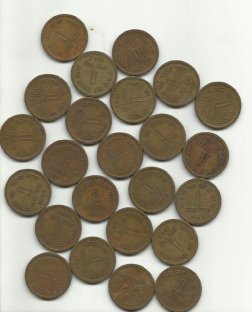
#> input picture homework2_pics/coins.png, 252 x 312 px, found by its file name
$ python problem4.py
#> lines starting #> are read from the running program, lines starting #| are printed output that depends on the picture; after the words box and inside, x2 and y2 are one past the last pixel; in counts of white or black regions, pixels touching at a corner belong together
import numpy as np
import cv2 as cv
from matplotlib import pyplot as plt
img = cv.imread('homework2_pics/coins.png')
#> img is the input picture: shape (312, 252, 3); mean B, G, R 136.3, 153.2, 161.4
gray = cv.cvtColor(img, cv.COLOR_BGR2GRAY)
ret, thresh = cv.threshold(gray, 0, 255, cv.THRESH_BINARY_INV+cv.THRESH_OTSU)
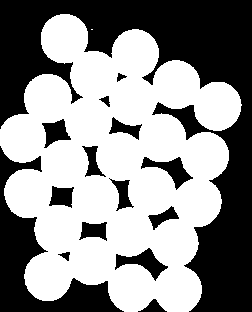
#> thresh: shape (312, 252); 55.9% white; 15 black regions, largest, box (x1, y1, x2, y2) and area: (0, 0, 252, 312) 24925, (0, 146, 124, 312) 5653, (115, 248, 168, 281) 657
#> ret = 162

# noise removal
kernel = np.ones((3, 3), np.uint8)
opening = cv.morphologyEx(thresh, cv.MORPH_OPEN, kernel, iterations=2)
#> opening: shape (312, 252); 55.9% white; 15 black regions, largest, box (x1, y1, x2, y2) and area: (0, 0, 252, 312) 24935, (0, 146, 124, 312) 5653, (115, 248, 168, 281) 657
# sure background area
sure_bg = cv.dilate(opening, kernel, iterations=3)
#> sure_bg: shape (312, 252); 66.1% white; 17 black regions (5 under 20 px), largest, box (x1, y1, x2, y2) and area: (0, 0, 252, 312) 21098, (0, 155, 116, 312) 4232, (175, 109, 199, 133) 203
# Finding sure foreground area
dist_transform = cv.distanceTransform(opening, cv.DIST_L2, 5)
ret, sure_fg = cv.threshold(dist_transform, 0.7*dist_transform.max(), 255, 0)
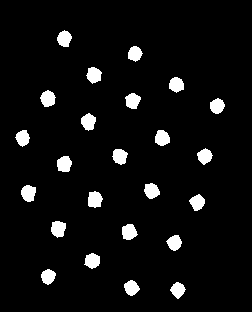
#> sure_fg: shape (312, 252) float32; 5.6% white; 24 white regions, largest, box (x1, y1, x2, y2) and area: (88, 191, 103, 208) 198, (21, 185, 36, 202) 196, (51, 221, 66, 238) 196
#> ret = 16.78
# Finding unknown region
sure_fg = np.uint8(sure_fg)
unknown = cv.subtract(sure_bg, sure_fg)

# Marker labelling
ret, markers = cv.connectedComponents(sure_fg)
#> markers: shape (312, 252) int32; 25 distinct labels, from 0 to 24
#> ret = 25
# Add one to all labels so that sure background is not 0, but 1
markers = markers+1
#> markers: shape (312, 252) int32; 25 distinct labels, from 1 to 25
# Now, mark the region of unknown with zero
markers[unknown == 255] = 0
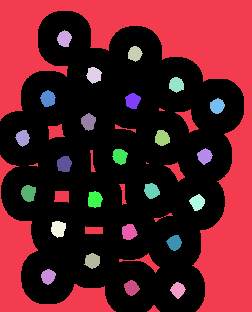
#> markers: shape (312, 252) int32; 26 distinct labels, from 0 to 25; one colour per label, 0 black

markers = cv.watershed(img, markers)
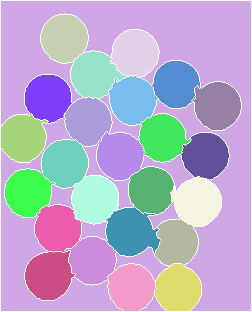
#> markers: shape (312, 252) int32; 26 distinct labels, from -1 to 25; one colour per label, 0 black, -1 white
img[markers == -1] = [255, 0, 0]
#> img: shape (312, 252, 3); 5.06% of pixels changed, all inside (x1, y1, x2, y2) = (0, 0, 252, 312)

plt.imshow(img)
plt.show()

# import matplotlib
# import matplotlib.pyplot as plt
# import numpy as np

# from skimage import data
# from skimage.filters import threshold_multiotsu

# # Setting the font size for all plots.
# matplotlib.rcParams['font.size'] = 9

# # The input image.
# image = data.camera()

# # Applying multi-Otsu threshold for the default value, generating
# # three classes.
# thresholds = threshold_multiotsu(image)

# # Using the threshold values, we generate the three regions.
# regions = np.digitize(image, bins=thresholds)

# fig, ax = plt.subplots(nrows=1, ncols=3, figsize=(10, 3.5))

# # Plotting the original image.
# ax[0].imshow(image, cmap='gray')
# ax[0].set_title('Original')
# ax[0].axis('off')

# # Plotting the histogram and the two thresholds obtained from
# # multi-Otsu.
# ax[1].hist(image.ravel(), bins=255)
# ax[1].set_title('Histogram')
# for thresh in thresholds:
#     ax[1].axvline(thresh, color='r')

# # Plotting the Multi Otsu result.
# ax[2].imshow(regions, cmap='jet')
# ax[2].set_title('Multi-Otsu result')
# ax[2].axis('off')

# plt.subplots_adjust()

# plt.show()


from skimage import data, segmentation, color
from skimage.future import graph
from matplotlib import pyplot as plt
import cv2 as cv


img = cv.imread('homework2_pics/coins.png')  # data.coffee()

labels1 = segmentation.slic(img, compactness=20, n_segments=400, start_label=1)
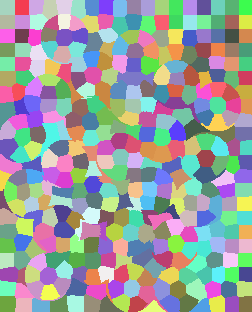
#> labels1: shape (312, 252) int64; 360 distinct labels, from 1 to 360; one colour per label, 0 black
out1 = color.label2rgb(labels1, img, kind='avg', bg_label=0)

g = graph.rag_mean_color(img, labels1)
labels2 = graph.cut_threshold(labels1, g, 50)
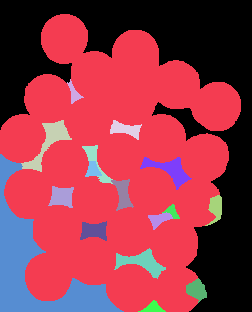
#> labels2: shape (312, 252) int64; 18 distinct labels, from 0 to 17; one colour per label, 0 black
out2 = color.label2rgb(labels2, img, kind='avg', bg_label=0)
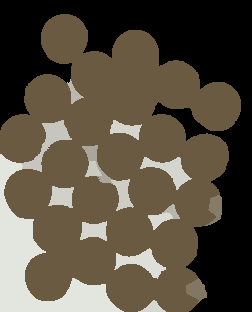
#> out2: shape (312, 252, 3); mean B, G, R 63.3, 78.3, 87

fig, ax = plt.subplots(nrows=2, sharex=True, sharey=True,
                       figsize=(6, 8))

ax[0].imshow(out1.astype('uint8'))
ax[1].imshow(out2.astype('uint8'))

for a in ax:
    a.axis('off')

plt.tight_layout()
plt.show()
